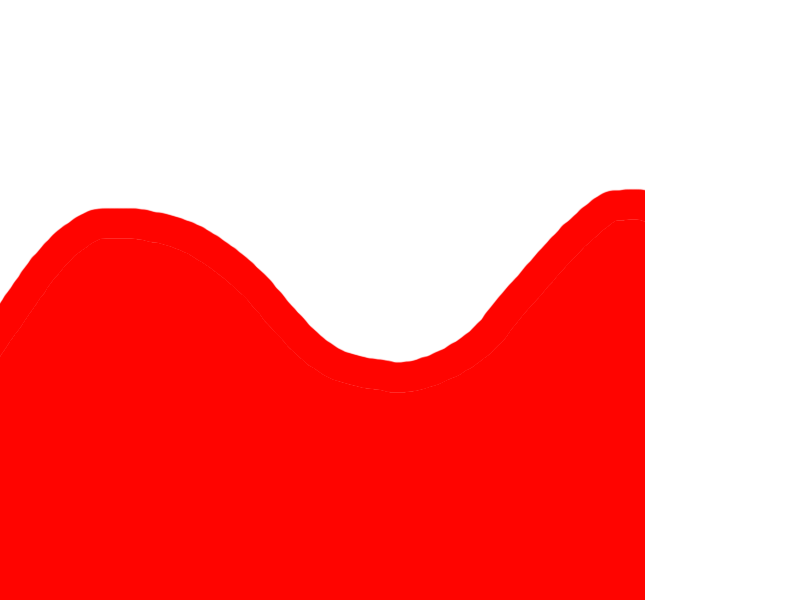
#> input picture tools/mars/wip/horizon2.png, 800 x 600 px; its folder holds 2 pictures in this run
$ python _horizon_proto_check.py
#> lines starting #> are read from the running program, lines starting #| are printed output that depends on the picture; after the words box and inside, x2 and y2 are one past the last pixel; in counts of white or black regions, pixels touching at a corner belong together
"""
Sanity check on horizon_out/combined.png (carry-the-taller result):

  INVARIANT: any pixel that has a RED component must be backed by an OPAQUE
  red-source pixel at that same (x,y); likewise BLUE. And no terrain-coloured
  pixel should be semi-transparent except the legitimate 1px antialiased
  silhouette top edge.

We don't trust the compositor's bookkeeping -- we decompose the OUTPUT image
against the two source colours and cross-check against the source mattes.
"""
import os
import numpy as np
from PIL import Image

HERE = os.path.dirname(__file__)
OUT = os.path.join(HERE, "horizon_out")


def load(name, key):
#> called with name = 'horizon2', key = 'red'
    im = np.asarray(Image.open(os.path.join(HERE, f"{name}.png")).convert("RGB")).astype(float)
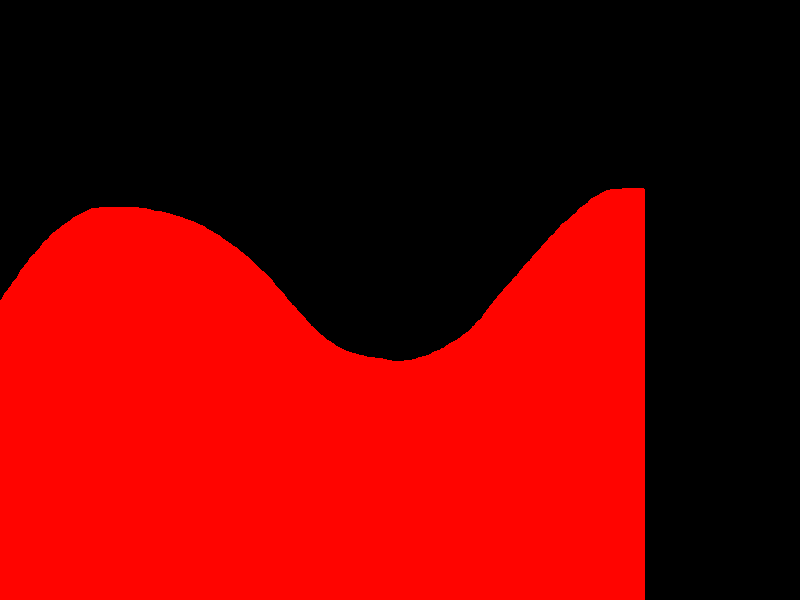
#> im: shape (600, 800, 3) float64; mean R, G, B 114, 1.8, 0
    R, G, B = im[:, :, 0], im[:, :, 1], im[:, :, 2]
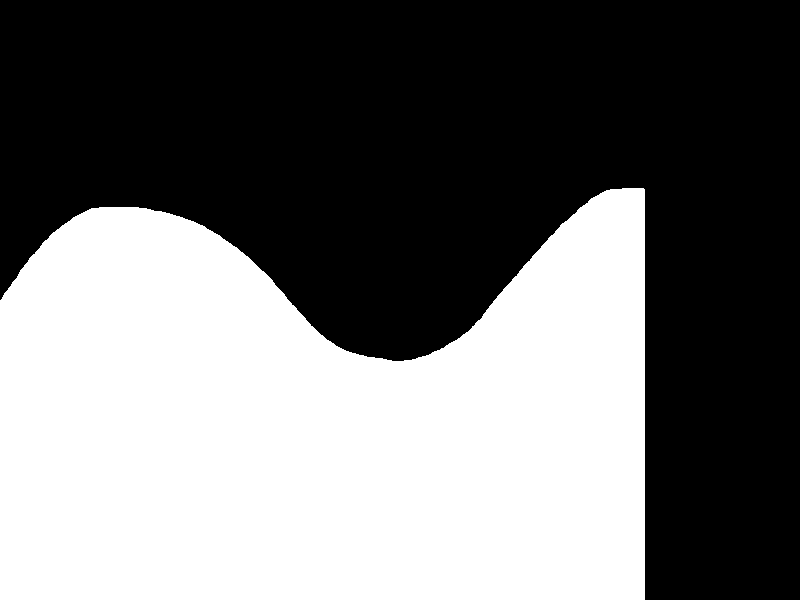
#> R: shape (600, 800) float64; 44.7% white; 1 white region, box (x1, y1, x2, y2) and area: (0, 188, 645, 600) 214512
#> B: shape (600, 800) float64; every value is 0
    m = (B > 120) & (R < 120) & (G < 120) if key == "blue" else (R > 120) & (G < 120) & (B < 120)
    return im, m


rgb_l, m_l = load("horizon2", "red")    # red source  (left)
rgb_r, m_r = load("horizon1", "blue")   # blue source (right)
#> call 2 of load, with name = 'horizon1', key = 'blue'
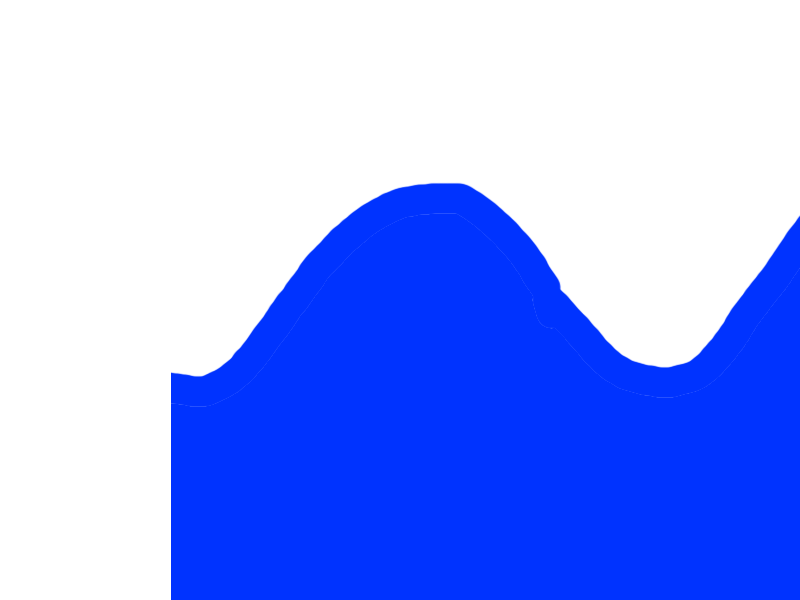
#> input picture tools/mars/wip/horizon1.png, 800 x 600 px
#> in load (call 2), `im = np.asarray(Image.open(os.path.join(HERE, f"{name}.png")).convert(..`:
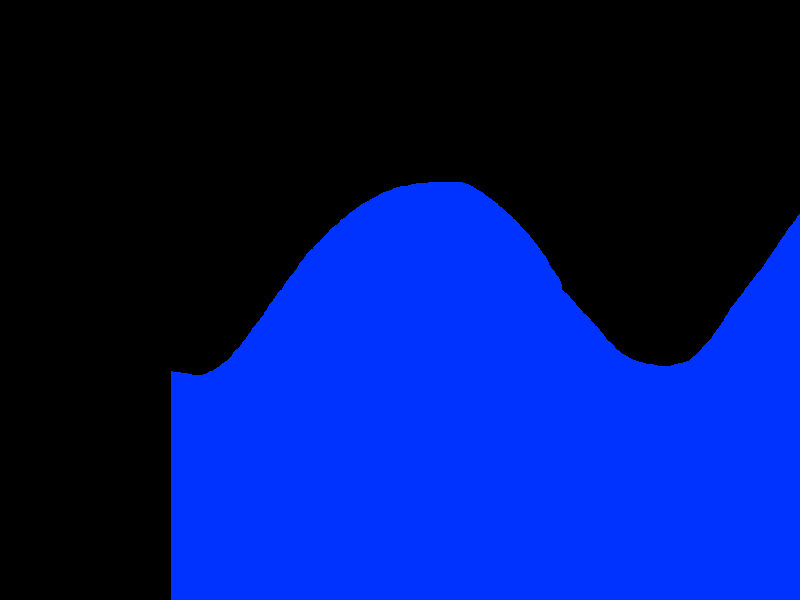
#> im: shape (600, 800, 3) float64; mean R, G, B 0, 21.5, 107.7
#> in load (call 2), `R, G, B = im[:, :, 0], im[:, :, 1], im[:, :, 2]`:
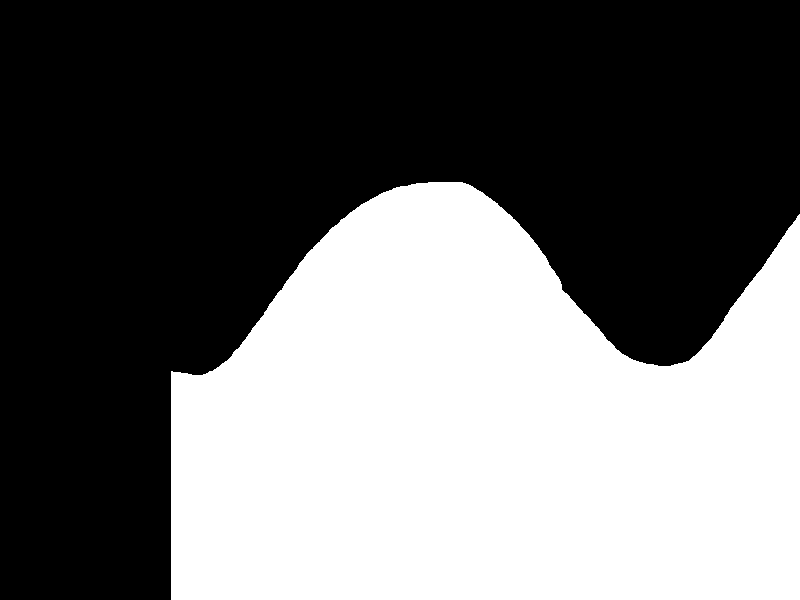
#> G: shape (600, 800) float64; values 0 (black) and 51 (white), 42.2% white; 1 white region, box (x1, y1, x2, y2) and area: (171, 182, 800, 600) 202744
#> (the run stopped early here; a loop or call above may not have finished)
